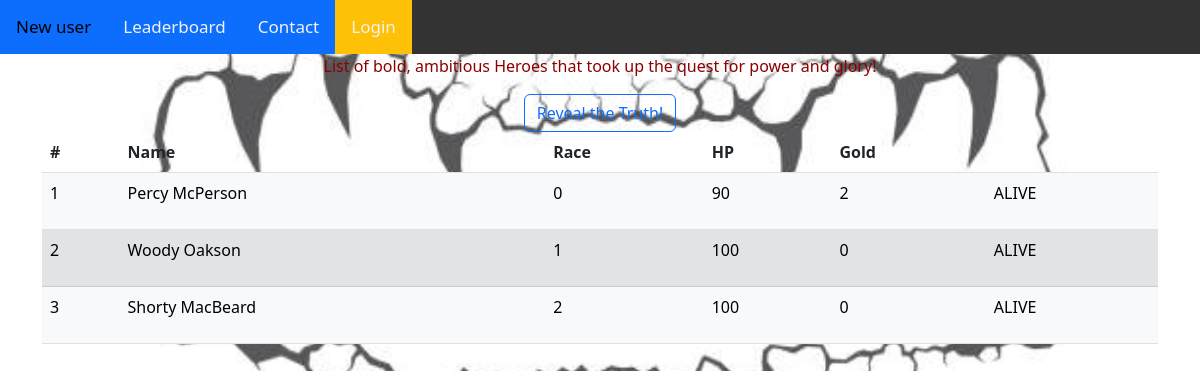
The page /AGONy_all_heroes/ on the database its author committed.
### AGONy/models.py (models this page shows, shortened)
class Hero(models.Model):
    RACE = [
        (0, "Human"),
        (1, "Elf"),
        (2, "Dwarf"),
    ]
    name = models.CharField(max_length=50, unique=True)
    race = models.IntegerField(choices=RACE, default=0)
    hp = models.IntegerField(default=100)
    attack = models.IntegerField(default=5)
    defence = models.IntegerField(default=0)
    backstory = models.TextField(blank=True, default='')
    gold = models.IntegerField(default=0)
    owner = models.ForeignKey(User, on_delete=models.CASCADE, null=True)

### AGONy/views.py (the view)
# urls.py: path('AGONy_all_heroes/', Leaderboard.as_view(), name='AGONy_hero_list'), #Leaderboard
class Leaderboard(View):   #Leaderboard
    def get(self, request):
        message = """
        List of bold, ambitious Heroes that took up the quest for power and glory!
        """
        object_list = Hero.objects.order_by('-gold')
        return render(request, 'agony_leaderboard.html', {'object_list' : object_list, 'message' : message})

### templates/agony_leaderboard.html
{% extends 'agony_base.html' %}
{% block content %}
    <table class="table">
        <tr>
            <th>#</th>
            <th>Name</th>
            <th>Race</th>
            <th>HP</th>
            <th>Gold</th>
            <th></th>
        </tr>
        {% for hero in object_list %}
            <tr class="{% cycle 'table-light' 'table-secondary'%}">
                <td>{{ forloop.counter }}</td>
                <td>{{ hero.name }}</td>
                <td>{{ hero.race }}</td>
                <td>{{ hero.hp }}</td>
                <td>{{ hero.gold }}</td>
                {% if hero.hp > 0 %}
                    <td><p>ALIVE</p></td>
                {% else %}
                    <td><p>DEAD!</p></td>
                {% endif %}
            </tr>
        {% endfor %}
    </table>
{% endblock %}

### rows shown on the page
Hero: name "Percy McPerson", race "0", hp "90", gold "2", shows "ALIVE"
Hero: name "Woody Oakson", race "1", hp "100", gold "0", shows "ALIVE"
Hero: name "Shorty MacBeard", race "2", hp "100", gold "0", shows "ALIVE"

### other values the page prints
{{ message }} "List of bold, ambitious Heroes that took up the quest for power and glory!"
